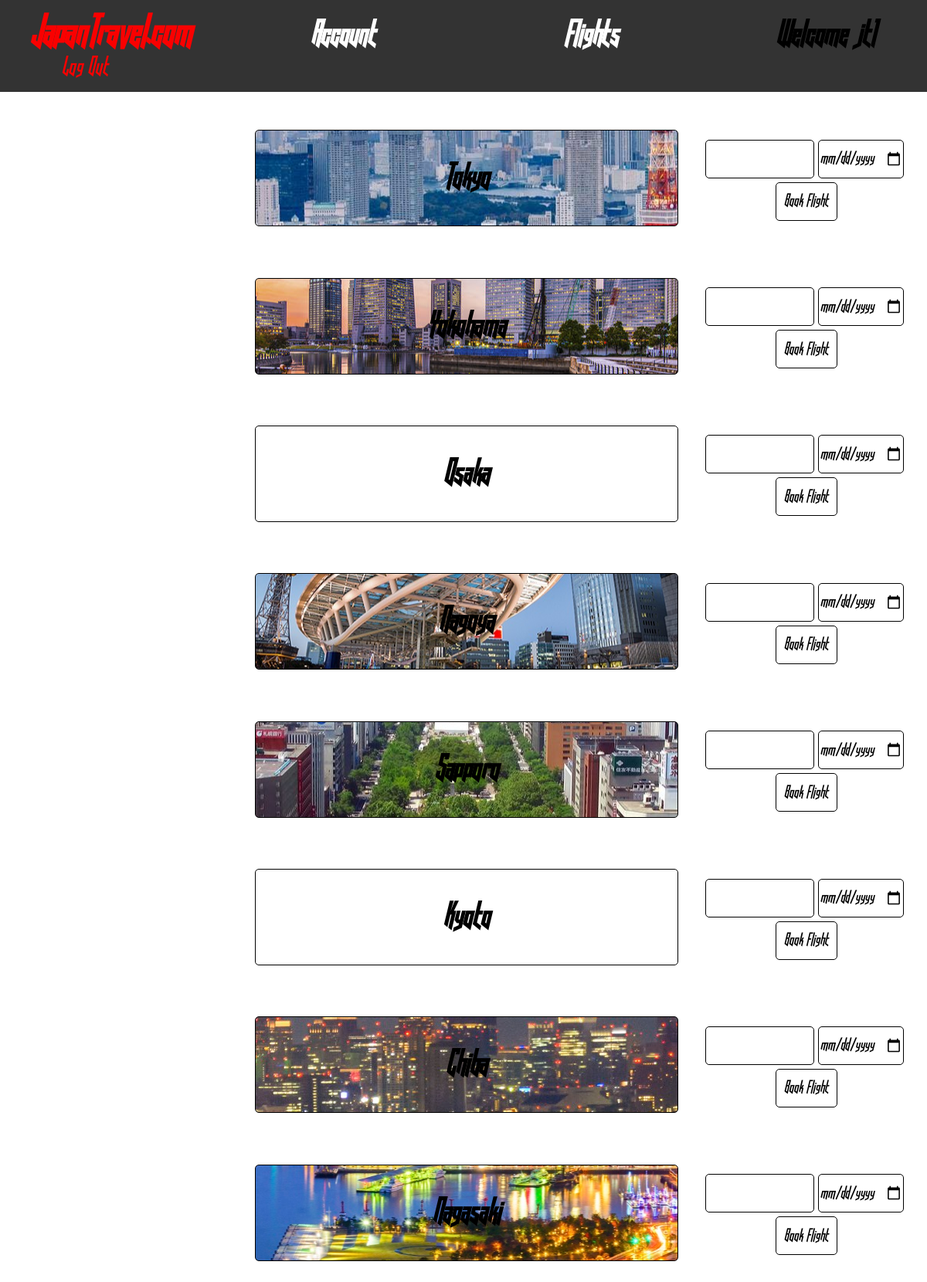
/flights.php?loggedin (signed in), run on the app's committed database.
### tables this page shows
CREATE TABLE `users` (
  `Username` varchar(20) NOT NULL,
  `Password` varchar(20) NOT NULL,
  `FirstName` varchar(20) NOT NULL,
  `LastName` varchar(20) NOT NULL,
  `Email` varchar(40) DEFAULT NULL,
  `Billing` varchar(75) NOT NULL,
  PRIMARY KEY (`Username`)
);

CREATE TABLE `destinations` (
  `City` varchar(20) DEFAULT NULL
);

### functions.php (called while the page is built, shortened)
<?php
function check_login($con)
{
	if(isset($_SESSION['Username']))
	{
		$username = $_SESSION['Username'];
		$query = "SELECT * FROM USERS WHERE Username = '$username' LIMIT 1";
		$result = mysqli_query($con, $query);
		if(mysqli_num_rows($result) > 0)
		{
			$user_data = mysqli_fetch_assoc($result);
			return $user_data;
		}
	}
}

### flights.php (the view, shortened to what this page needs)
<?php
	include("connection.php");
	include("functions.php");
    $user_data = check_login($con);
?>
<!DOCTYPE html>
<html>
	<head>
		<link rel="stylesheet" href="stylesheet1.css" type="text/css" charset="utf-8" />
		<link rel="stylesheet" href="stylesheet.css" type="text/css" charset="utf-8" />
		<link rel="stylesheet" href="main.css" type="text/css" charset="utf-8" />
        <link rel="stylesheet" href="flights.css" type="text/css" charset="utf-8" />
	</head>
	<body>
		<div id="top">
		<ul>
      <?php if(isset($_GET["loggedin"])) { ?>
        <li><h1><a class="li_h1" href="index.php?loggedin">JapanTravel.com</a></h1></li>
        <li><h2><a class="li account" href="account.php?loggedin">Account</a></h2></li>
        <li><h2><a class="li flights" href="flights.php?loggedin">Flights</a></h2></li>
        <li><h2 class="loggedin"><?php echo "Welcome " . $user_data["Username"]; ?></h2>
            <a class="li logout" href="index.php">Log Out</a>
        </li>
        <?php } ?>
		</ul>
		</div>
	<div id="bottom">
        <ul>
            <?php
                $query = "SELECT * FROM DESTINATIONS";
                $result = mysqli_query($con, $query);
                while($row = mysqli_fetch_assoc($result)) {
            ?>
                <li>
                    <div>
                        <h2 class="dest" <?php echo "style='background:url(\"".strtolower($row["City"]).".jpg\") center;'" ?>>
                        <?php echo $row["City"] ?>
                    </h2>
                    <form action="book.php?loggedin" method="post">
                        <div>
                        <input id="opt" list="airports" name="DepartureAirport">
                            <input id="date" type="date" name="Departure" value="" placeholder="<?php echo date('Y-m-d'); ?>">
                        </div>
                        <input id="submit" type="submit" value="Book Flight">
                    </form>
                </div>
            </li>
            <?php } ?>
        </ul>
    </div>
	</body>
</html>

### main.css (style rules this page uses)
* { box-sizing: border-box; }
li,h1,h2 { display: inline; list-style:none; }
.li_h1:link, .li_h1:visited { margin-right: 50px; font-size: 50px; color: rgb(250,0,0); text-decoration: none; font-family: 'hooked_up_101regular'; }
input { font-size: 20px; border: none; font-family: 'hooked_up_101regular'; }
.flights:link, .flights:visited { margin-left: 200px; margin-right: 40px; padding-bottom: 10px; font-size: 40px; color: white; text-decoration: none; font-family: 'hooked_up_101regular'; }
.logout:link, .logout:visited { margin-left: 40px; font-size: 30px; color: rgb(250,0,0); text-decoration: none; font-family: 'hooked_up_101regular'; }
form { margin-left: 25px; margin-right: 25px; background: #333; }
input { background: #333; }
.account:link, .account:visited { margin-left: 100px; margin-right: 40px; padding-bottom: 10px; font-size: 40px; color: white; text-decoration: none; font-family: 'hooked_up_101regular'; }
.loggedin { font-size: 40px; font-family: 'hooked_up_101regular'; margin-left: 160px; }
#top { background: #333; width: 100%; height: 100%; position: relative; display: flex; }
#bottom { text-align: center; background: white; position: relative; }
html, body { padding: 0; margin: 0; }

### flights.css (style rules this page uses)
.dest { margin-left: 25%; width: 50%; padding: 40px; position: relative; display: block; font-size: 40px; border: 0; font-family: 'hooked_up_101regular'; border: 1px solid; border-radius: 5px; }
li div { display: flex; align-items: center; }
form { background-color: white; }
input { background-color: white; margin-left: 10px; height: 100px; align-items: center; border: 1px solid; border-radius: 5px; }
#date { height: 50px; margin: 5px; }
#opt { height: 50px; }
#submit { padding: 10px; height: 50px; }

### data on the page
users: Username "jt1"
destinations: shows a picture, City "Tokyo"
destinations: shows a picture, City "Yokohama"
destinations: City "Osaka"
destinations: shows a picture, City "Nagoya"
destinations: shows a picture, City "Sapporo"
destinations: City "Kyoto"
destinations: shows a picture, City "Chiba"
destinations: shows a picture, City "Nagasaki"
